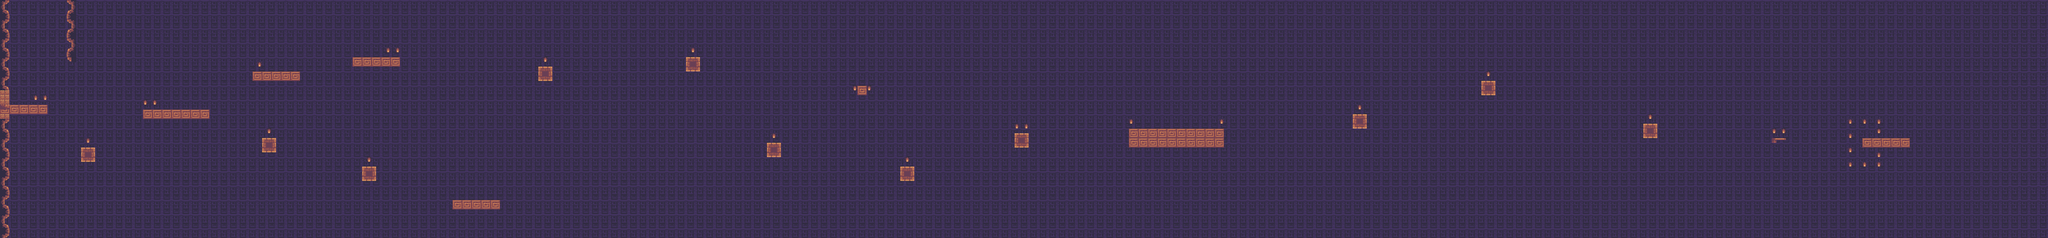

Below is a game level as drawn by its tile map, then a one-line description and the .tmx that defines it (tile-layer data replaced by summaries):
An orthogonal 430x50 tile map with 16x16 px tiles, 4 tile layers (back, middle, Walls, front), 4 tilesets and 25 objects.

<map version="1.0" orientation="orthogonal" renderorder="right-down" width="430" height="50" tilewidth="16" tileheight="16" nextobjectid="76">
 <properties>
  <property name="Spawnx" type="int" value="50" />
  <property name="Spawny" type="int" value="275" />
  <property name="deathdis" type="float" value="700" />
  <property name="windis" type="float" value="6250" />
  <property name="world multiplier" type="float" value="4" />
 </properties>
 <tileset firstgid="1" name="tileset" tilewidth="16" tileheight="16" tilecount="575" columns="25">
  <image source="tileset.png" width="400" height="368" />
 </tileset>
 <tileset firstgid="576" name="back" tilewidth="16" tileheight="16" tilecount="3240" columns="72">
  <image source="back1.png" width="1152" height="720" />
 </tileset>
 <tileset firstgid="3816" name="front" tilewidth="16" tileheight="16" tilecount="2880" columns="72">
  <image source="front.png" width="1152" height="648" />
 </tileset>
 <tileset firstgid="6696" name="middle" tilewidth="16" tileheight="16" tilecount="2880" columns="72">
  <image source="middle.png" width="1152" height="648" />
 </tileset>
 <layer name="back" width="430" height="50">
  <data>[21500 cells, 21500 non-empty, 7 distinct tile ids]</data>
 </layer>
 <layer name="middle" width="430" height="50">
  <properties>
   <property name="velocity" type="float" value="0.9" />
  </properties>
  <data>[21500 cells, 0 non-empty, 0 distinct tile ids]</data>
 </layer>
 <layer name="Walls" width="430" height="50">
  <data>[21500 cells, 438 non-empty, 38 distinct tile ids]</data>
 </layer>
 <layer name="front" width="430" height="50">
  <properties>
   <property name="velocity" type="float" value="0.8" />
  </properties>
  <data>[21500 cells, 0 non-empty, 0 distinct tile ids]</data>
 </layer>
 <objectgroup name="Wall Colliders">
  <object id="19" x="0.33333" y="354" width="158.666" height="26.6667" />
  <object id="22" x="271.667" y="492.667" width="47.333" height="52" />
  <object id="23" x="481.667" y="368.667" width="224" height="28.6667" />
  <object id="25" x="884.33" y="466.333" width="42.667" height="41" />
  <object id="26" x="849.67" y="242.667" width="157.333" height="25.6667" />
  <object id="27" x="1185" y="194" width="157.667" height="31" />
  <object id="29" x="1217.33" y="559.667" width="46.333" height="50.3333" />
  <object id="30" x="1519.67" y="674" width="157.667" height="31" />
  <object id="32" x="1810.33" y="226.667" width="43" height="44" />
  <object id="33" x="2306" y="189.667" width="45" height="48.6667" />
  <object id="36" x="2576.67" y="478.667" width="46.333" height="49.3333" />
  <object id="38" x="2882" y="289.667" width="29.333" height="32.3333" />
  <object id="39" x="3025.33" y="560" width="45" height="48.6667" />
  <object id="40" x="3796.67" y="434" width="311.667" height="58" />
  <object id="41" x="3407.33" y="447.333" width="47.333" height="49.3333" />
  <object id="46" x="4546.33" y="384" width="45" height="46.667" />
  <object id="50" x="4978" y="274.333" width="45" height="44.6667" />
  <object id="51" x="5520.33" y="415.667" width="48.667" height="51.3333" />
  <object id="53" x="5954.33" y="465.667" width="42.333" height="16.333" />
  <object id="54" x="6256.67" y="465" width="157.667" height="33.6667" />
  <object id="73" x="1.33333" y="0" width="28" height="354.667" />
  <object id="74" x="0" y="382.667" width="30.6667" height="417.333" />
  <object id="75" x="225.333" y="1.33333" width="30.6667" height="209.333" />
 </objectgroup>
 <objectgroup name="Death colliders">
  <object id="61" x="-31.3333" y="761.333" width="6516" height="180" />
 </objectgroup>
 <objectgroup name="Win Colliders">
  <object id="67" x="6284.61" y="1.63637" width="248.667" height="752.667" />
 </objectgroup>
</map>
